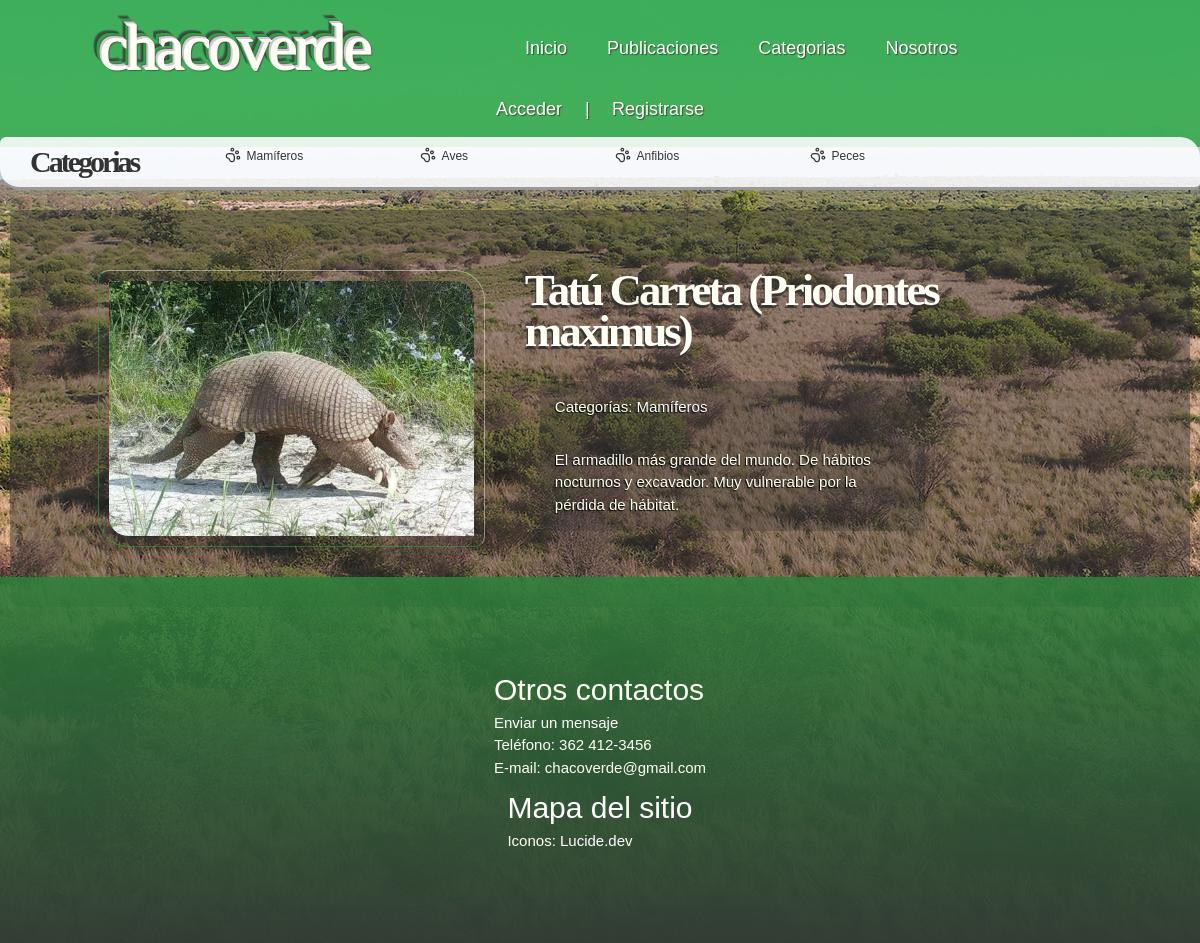
The app's page /tarjetas/detalle/1, older data.
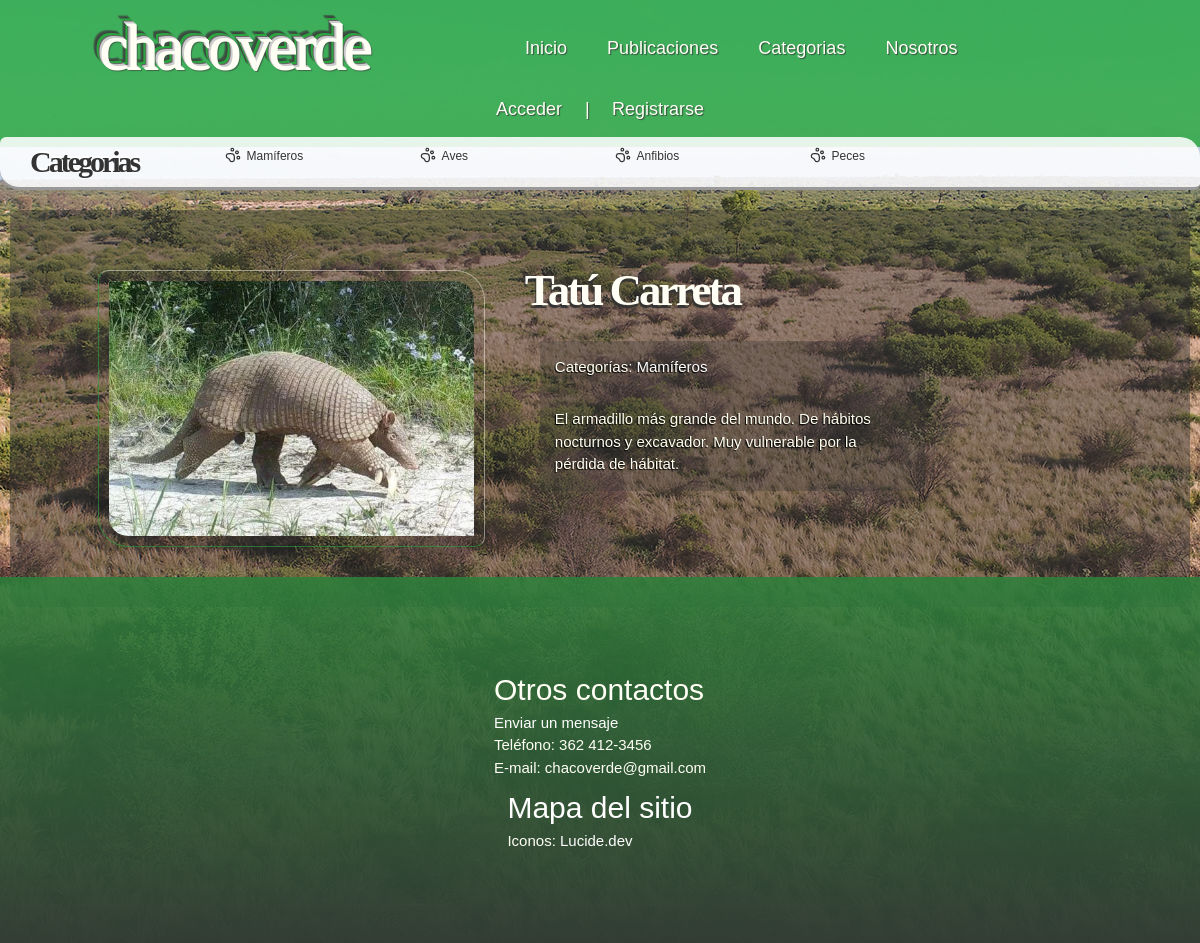
The same page, newer data.
### apps/tarjetas/models.py (models this page shows, shortened)
class Tarjeta(models.Model):
	nombre = models.CharField(max_length = 100)
	descripcion = models.TextField(default="Sin descripción")
	imagen = models.ImageField(upload_to = 'tarjetas_fotos')
	categoria_sobre = models.ManyToManyField(Categoria_Sobre)

### apps/tarjetas/views.py (the view)
# urls.py: path('detalle/<int:pk>', views.Detalle_Tarjeta.as_view(), name = 'path_detalle_tarjeta'),
class Detalle_Tarjeta(DetailView):
	model = Tarjeta
	template_name = 'tarjetas/detalle_tarjeta.html'
	context_object_name = 'tarjetas'

### apps/categorias/context_processors.py (called while the page is built)
def categorias_globales(request):
    return {'categorias': Categoria_Sobre.objects.all()}

### templates/tarjetas/detalle_tarjeta.html
{% extends 'base.html' %}
{% block contenido %}
	<section id="hero">
		<img src="{{ tarjetas.imagen.url }}" />
		<section>
			<h2>{{ tarjetas.nombre }}</h2>
			<p>Categorías:
			{% for c in tarjetas.categoria_sobre.all %}
				<a href="{% url 'categorias:path_filtrado_categoria_todo' c.pk %}">{{c.sobre}}</a>
			{% endfor %}
			</p>
			<p>{{ tarjetas.descripcion }}</p>
		</section>
	</section>
{% endblock contenido %}

Row changes from the older to the newer data that the page shows:
changed Tarjeta: nombre "Tatú Carreta (Priodontes maximus)" → "Tatú Carreta"
